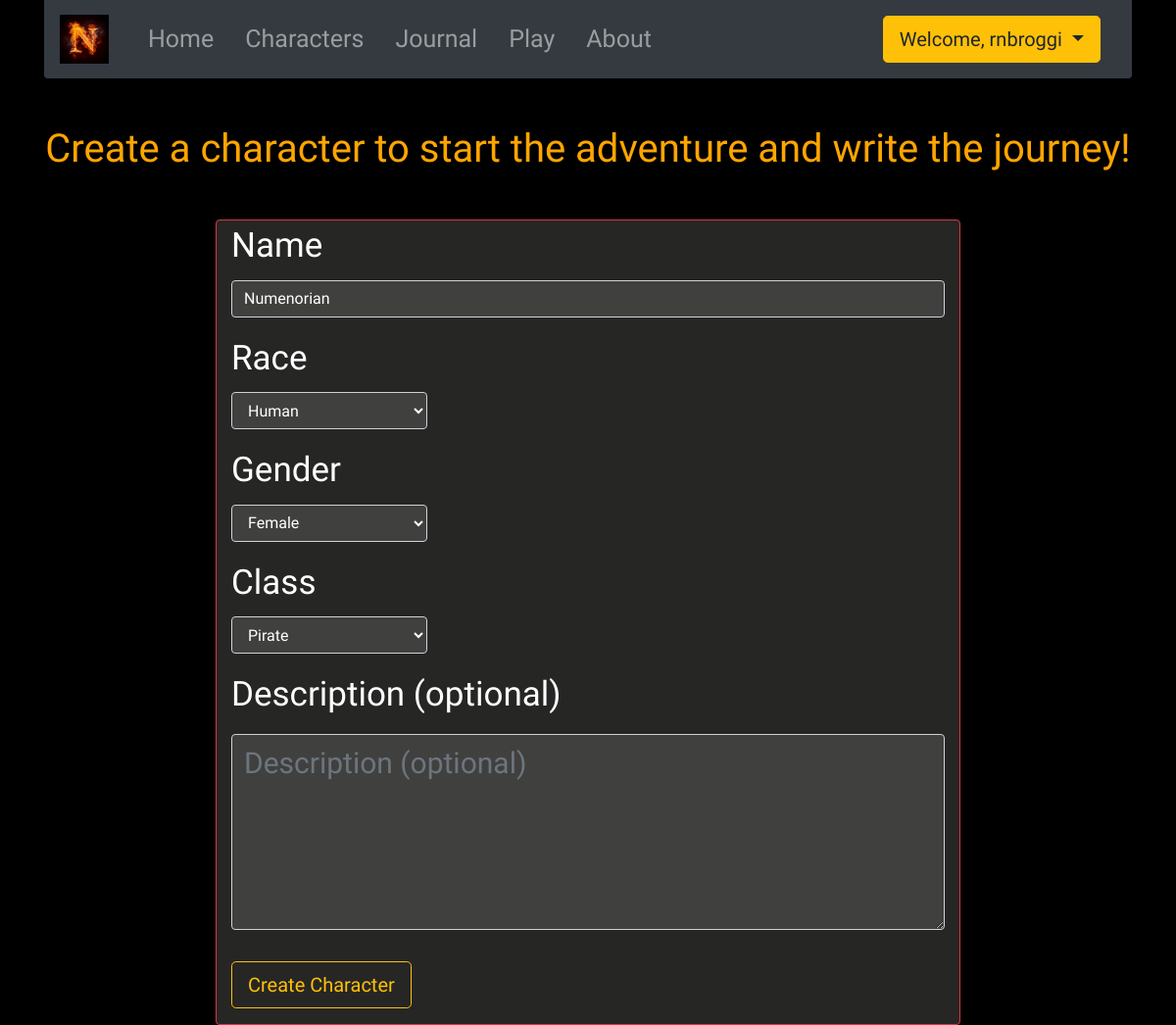
/characters/edit/79/ (signed in), run on the app's committed database.
### characters/models.py (models this page shows, shortened)
class Character(models.Model):
    user = models.ForeignKey(settings.AUTH_USER_MODEL, on_delete=models.CASCADE)
    name = models.CharField(max_length=14, unique=True, null=True)
    race = models.ForeignKey('Race', on_delete=models.CASCADE)
    MALE = 'M'
    FEMALE = 'F'
    GENDER_CHOICES = (
        (MALE, 'Male'),
        (FEMALE, 'Female')
    )
    gender = models.CharField(max_length=1, choices=GENDER_CHOICES, default=MALE)
    image = models.ImageField(blank=True, default=0)
    char_class = models.ForeignKey('Class', on_delete=models.CASCADE)
    description = models.TextField(max_length=400, blank=True)
    enemy = models.ForeignKey('Enemy', on_delete=models.CASCADE, null=True)

class Race(models.Model):
    name = models.CharField(max_length=30)
    description = models.TextField(max_length=500, blank=True)
    def __str__(self):
        return self.name

class Class(models.Model):
    name = models.CharField(max_length=15)
    description = models.TextField(max_length=100, blank=True)
    power_one = models.ForeignKey('ClassPower', on_delete=models.CASCADE, related_name='attack')
    power_two = models.ForeignKey('ClassPower', on_delete=models.CASCADE, related_name='heal')
    class Meta:
        verbose_name_plural = _("Classes")
    def __str__(self):
        return self.name

### characters/views.py (the view)
# urls.py: path('edit/<pk>/', views.CharacterEditView.as_view(), name='edit'),
class CharacterEditView(LoginRequiredMixin, UpdateView):
    model = Character
    form_class = CreateCharacterForm
    success_url = reverse_lazy('characters:list')
    def get_queryset(self):
        return self.model.objects.filter(user=self.request.user)

### characters/forms.py (shortened to what this page needs)
class CreateCharacterForm(ModelForm):
    class Meta:
        model = Character
        error_css_class = 'error'
        fields = ['name', 'race', 'gender', 'char_class', 'description']
    def __init__(self, *args, **kwargs):
        super().__init__(*args, **kwargs)
        self.fields['name'].label = "Name"
        self.fields['race'].label = "Race"
        self.fields['gender'].label = "Gender"
        self.fields['char_class'].label = "Class"
        self.fields['description'].label = "Description (optional)"

### characters/templates/characters/character_form.html (shortened to what this page needs)
{% extends 'base.html' %}
{% load bootstrap3 %}
{% block content %}
    <div class="sub-bg">
        <div class="row text-center mb-5">
            <div class="col-12 textclass">
                <h1>Create a character to start the adventure and write the journey!</h1>
            </div>
        </div>
        <div class="row justify-content-center">
            <div class="col-8 characters-form postclass rounded border border-danger">
                <form method="POST">
                    {% bootstrap_form form %}
                    <input type="submit" name="excludeme" class="btn btn-outline-warning btn-lg my-3" value="Create Character">
                </form>
            </div>
        </div>
    </div>
{% endblock %}

### templates/base.html (shortened to what this page needs)
<!DOCTYPE html>
{% load staticfiles %}
<html lang="en">
<head>
    <link rel="stylesheet" href="https://stackpath.bootstrapcdn.com/bootstrap/4.2.1/css/bootstrap.min.css"
>
    <link rel="stylesheet" href="{% static 'project_nico/css/master.css' %}">
    <link rel="stylesheet" href="{% static 'project_nico/css/formstyle.css' %}">
    <link rel="stylesheet" href="{% static 'project_nico/css/character_list_style.css' %}">
    <link rel="stylesheet" href="{% static 'project_nico/css/post_list_style.css' %}">
    <link rel="stylesheet" href="{% static 'project_nico/css/poststyle.css' %}">
    <link rel="stylesheet" href="{% static 'project_nico/css/rpgstyle.css' %}">
</head>
<body class="bg">
<div class="container">
    <nav class="navbar navbar-expand-lg navbar-dark bg-dark rounded-bottom mb-5 ">
        <a class="navbar-brand" href="{% url 'home' %}"><img src="{% static 'project_nico/images/n.jpg' %}" alt="Brand"
                                                             hight="50px" width="50px"></a>
        <div class="collapse navbar-collapse" id="navbarNavAltMarkup">
            <div class="navbar-nav">
                <a class="nav-item nav-link ml-3" href="{% url 'home' %}">Home </a>
                {% if user.is_authenticated %}
                    <div class="dropdown characters-class" style="cursor: pointer">
                        <a class="nav-item nav-link ml-3" id="characters-dropdown"
                           data-toggle="dropdown" aria-haspopup="true" aria-expanded="false">Characters</a>
                    </div>
                    <a class="nav-item nav-link ml-3" href="{% url 'journal:journal' %}">Journal</a>
                    <a class="nav-item nav-link ml-3" href="{% url 'rpg:rpg' %}">Play</a>
                    <a class="nav-item nav-link ml-3" href="{% url 'about' %}">About</a>
                {% else %}
                    <a class="nav-item nav-link" href="{% url 'accounts:signup' %}">Sing up</a>
                    <a class="nav-item nav-link" href="{% url 'accounts:login' %}">Login</a>
                    <a class="nav-item nav-link" style="margin-left: 650px" href="{% url 'about' %}">About</a>
                {% endif %}
            </div>
        </div>
        {% if user.is_authenticated %}
            <div class="nav-item nav-link dropdown">
                <button class="btn btn-warning dropdown-toggle btn-lg" type="button" id="dropdownMenuButton"
                        data-toggle="dropdown" aria-haspopup="true" aria-expanded="false">
                    Welcome, {{ user.username }}
                </button>
            </div>
        {% endif %}
    </nav>
    {% block content %}
    {% endblock %}
</div>
</body>
</html>

### static/project_nico/css/master.css (style rules this page uses)
* { margin: 0; padding: 0; }
body { background-color: #000; color: white; overflow: scroll; margin: 0; }
.bg { top: 0; left: 0; width: 100vw; height: 100vh; background-image: url(http://78.media.tumblr.com/9951ca2e7e884a48ca5b5269f5514cd6/tumblr_nwjrkxWOcd1tslewgo1_500.gif); background-size: 100%; background-position: left bottom; }
.sub-bg { background-color: rgba(0, 0, 0, 0.1); }
.navbar { font-family: 'MedievalSharp', cursive; font-size: 25px; }
.textclass { font-family: 'Almendra', serif; color: orange; }
h1, h3 { margin: 0; }

### static/project_nico/css/formstyle.css (style rules this page uses)
.postclass { background-color: rgba(64, 64, 63, 0.6); font-family: 'MedievalSharp', cursive; font-size: 35px; }
.postclass select { max-width: 200px; background-color: rgba(64, 64, 63, 10); margin-bottom: 5px; color:white }
.postclass input:not([name='excludeme']) { background-color: rgba(64, 64, 63, 10); color: white; }
.postclass textarea { background-color: rgba(64, 64, 63, 10); font-size: 30px; margin-top: 5px; color: white; }
.characters-form textarea { height: 200px; }

### data on the page
Character: name "Numenorian", race "Human", gender "Female", char_class "Pirate"

### other printed values
{{ user.username }} "rnbroggi"
